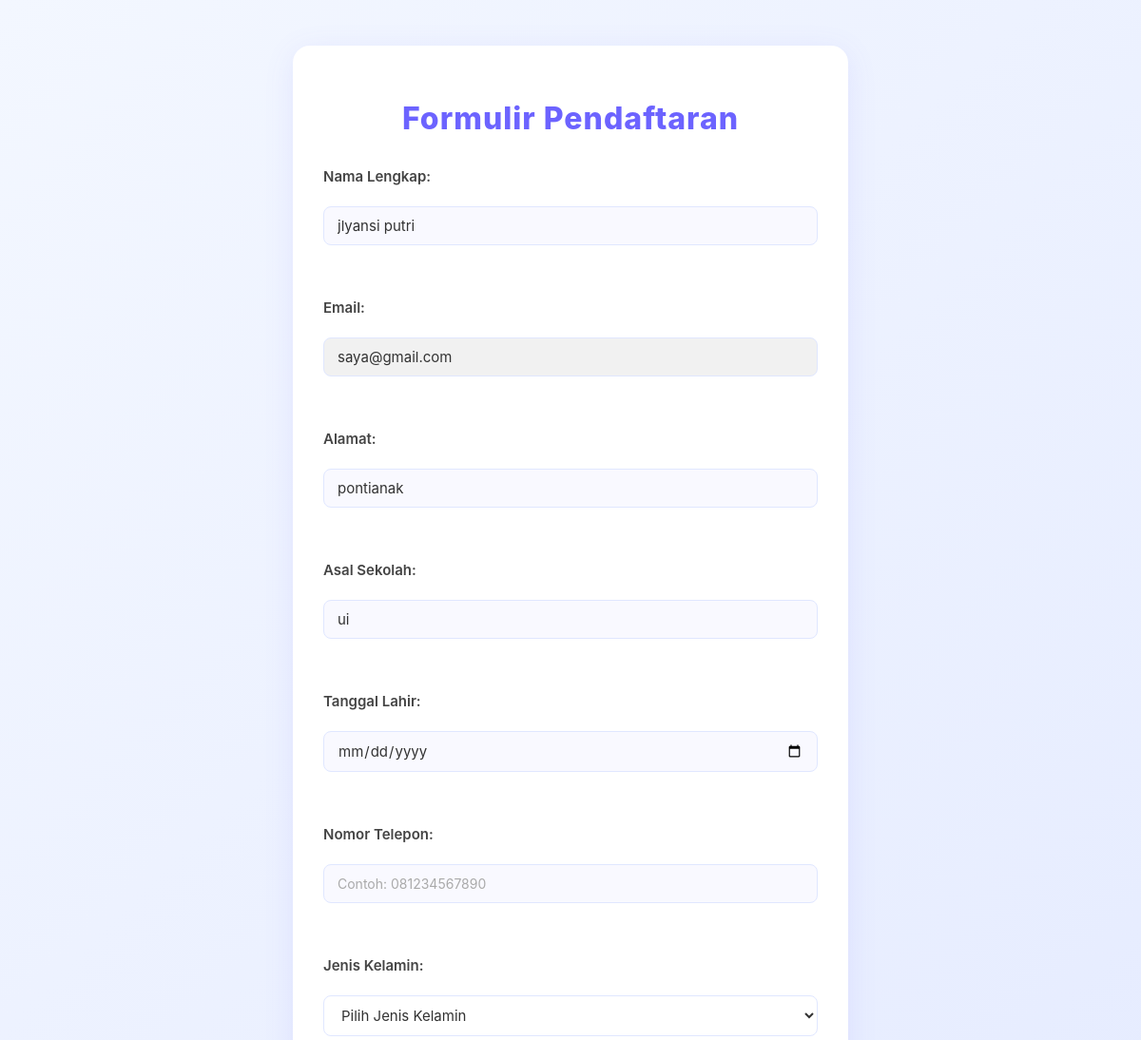
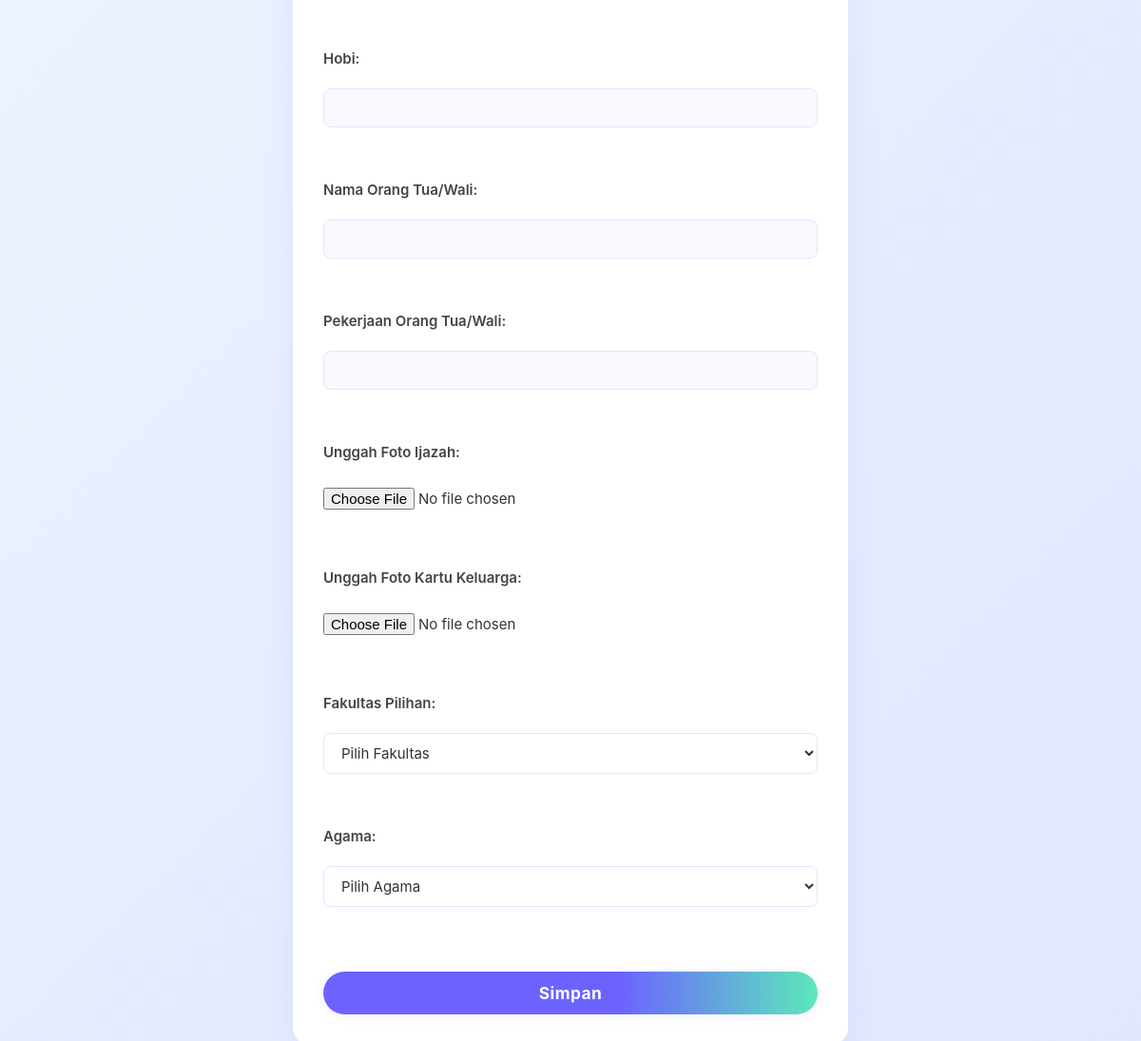
/form/2, run on an earlier commit of the app's database (2 pictures, top to bottom).
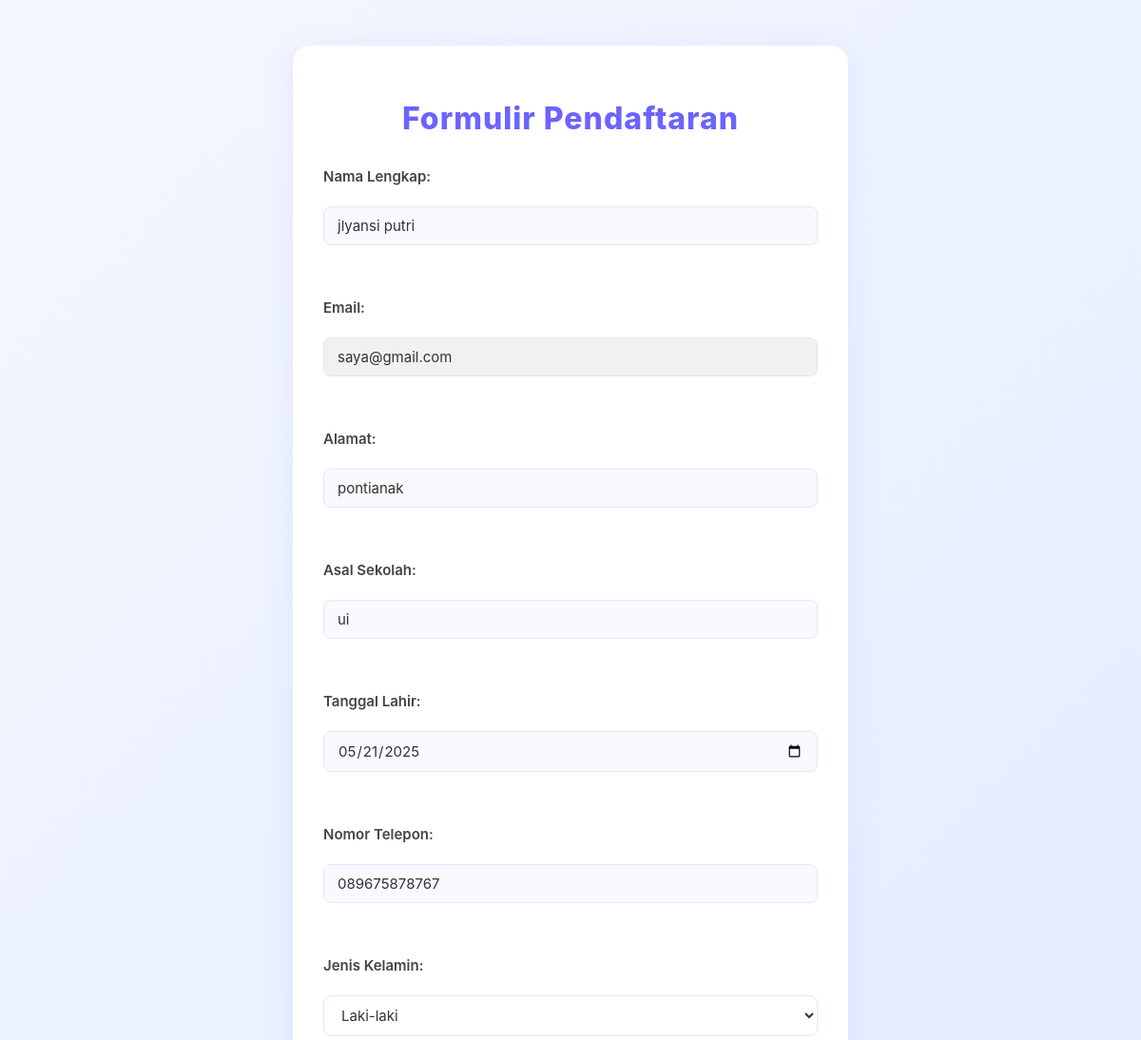
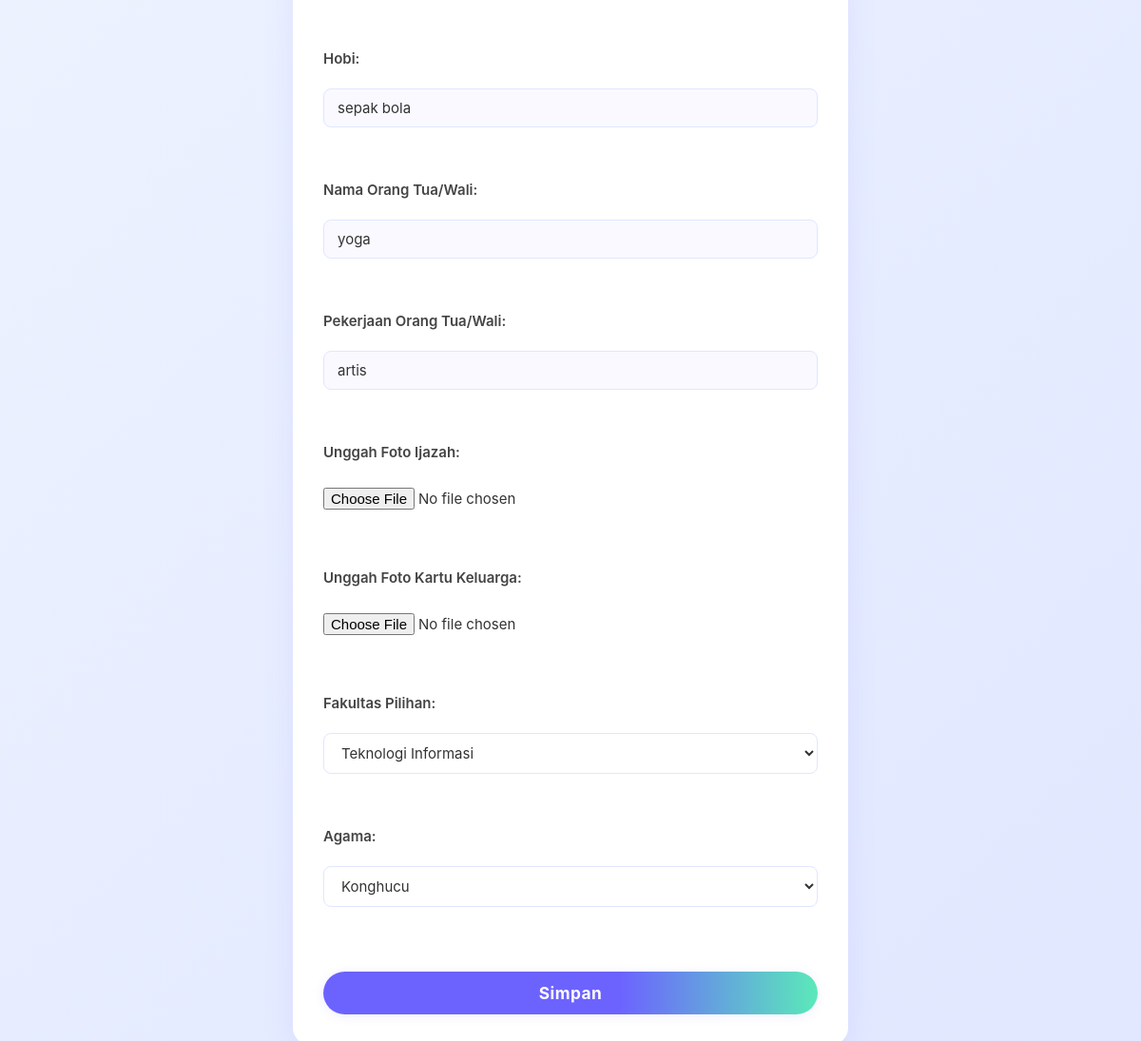
And on a later commit of the database (2 pictures, top to bottom).
### models.py (models this page shows)
class User(db.Model):
    id = db.Column(db.Integer, primary_key=True)
    name = db.Column(db.String(100), nullable=False)
    email = db.Column(db.String(100), unique=True, nullable=False)
    password = db.Column(db.String(100), nullable=False)
    address = db.Column(db.String(200))
    school = db.Column(db.String(100))
    birth_date = db.Column(db.Date)
    phone = db.Column(db.String(15))
    gender = db.Column(db.String(10))
    hobby = db.Column(db.String(100))
    parent_name = db.Column(db.String(100))
    parent_job = db.Column(db.String(100))
    ijazah = db.Column(db.String(200))  # Link ke file ijazah
    kk = db.Column(db.String(200))  # Link ke file kartu keluarga
    ijazah_confirmed = db.Column(db.Boolean, default=False)  # Status konfirmasi ijazah
    kk_confirmed = db.Column(db.Boolean, default=False)  # Status konfirmasi KK
    status = db.Column(db.String(20), default='Pending')  # Pending, Approved, Rejected
    created_at = db.Column(db.DateTime, default=datetime.utcnow)  # Waktu pendaftaran
    payment_status = db.Column(db.String(20), default='Pending')  # Pending, Approved, Rejected
    payment_proof = db.Column(db.String(200))  # Path ke file bukti pembayaran
    is_action_taken = db.Column(db.Boolean, default=False)  # True jika admin sudah mengambil tindakan
    is_payment_action_taken = db.Column(db.Boolean, default=False)  # True jika admin sudah mengambil tindakan pada pembayaran
    faculty = db.Column(db.String(100))  # Fakultas pilihan user
    religion = db.Column(db.String(30))  # Tambahkan ini

### app.py (the view, shortened to what this page needs)
@app.route('/form/<int:user_id>', methods=['GET', 'POST'])
def form(user_id):
    user = User.query.get(user_id)
    if not user:
        flash('User tidak ditemukan.')
        return redirect(url_for('dashboard_user', user_id=user_id))
    return render_template('form.html', user=user)

### templates/form.html (shortened to what this page needs)
<!DOCTYPE html>
<html>
<head>
    <link rel="stylesheet" type="text/css" href="{{ url_for('static', filename='css/form.css') }}">
</head>
<body>
    <div class="container">
        <h1>Formulir Pendaftaran</h1>
        <form method="POST" enctype="multipart/form-data">
            <label for="name">Nama Lengkap:</label>
            <input type="text" id="name" name="name" value="{{ user.name or '' }}" required><br>
            <label for="email">Email:</label>
            <input type="email" id="email" name="email" value="{{ user.email or '' }}" readonly><br>
            <label for="address">Alamat:</label>
            <input type="text" id="address" name="address" value="{{ user.address or '' }}" required><br>
            <label for="school">Asal Sekolah:</label>
            <input type="text" id="school" name="school" value="{{ user.school or '' }}" required><br>
            <label for="birth_date">Tanggal Lahir:</label>
            <input type="date" id="birth_date" name="birth_date" value="{{ user.birth_date or '' }}" required><br>
            <label for="phone">Nomor Telepon:</label>
            <input type="tel" id="phone" name="phone" value="{{ user.phone or '' }}" pattern="[0-9]{10,15}" placeholder="Contoh: 081234567890" required><br>
            <label for="gender">Jenis Kelamin:</label>
            <select id="gender" name="gender" required>
                <option value="" disabled selected>Pilih Jenis Kelamin</option>
                <option value="Laki-laki" {% if user.gender == 'Laki-laki' %}selected{% endif %}>Laki-laki</option>
            </select><br>
            <label for="hobby">Hobi:</label>
            <input type="text" id="hobby" name="hobby" value="{{ user.hobby or '' }}"><br>
            <label for="parent_name">Nama Orang Tua/Wali:</label>
            <input type="text" id="parent_name" name="parent_name" value="{{ user.parent_name or '' }}"><br>
            <label for="parent_job">Pekerjaan Orang Tua/Wali:</label>
            <input type="text" id="parent_job" name="parent_job" value="{{ user.parent_job or '' }}"><br>
            <label for="ijazah">Unggah Foto Ijazah:</label>
            <input type="file" id="ijazah" name="ijazah" accept="image/*"><br>
            <label for="kk">Unggah Foto Kartu Keluarga:</label>
            <input type="file" id="kk" name="kk" accept="image/*"><br>
            <label for="faculty">Fakultas Pilihan:</label>
            <select id="faculty" name="faculty" required>
                <option value="" disabled selected>Pilih Fakultas</option>
                <option value="Teknologi Informasi" {% if user.faculty == 'Teknologi Informasi' %}selected{% endif %}>Teknologi Informasi</option>
            </select><br>
            <label for="religion">Agama:</label>
            <select id="religion" name="religion" required>
                <option value="" disabled selected>Pilih Agama</option>
                <option value="Konghucu" {% if user.religion == 'Konghucu' %}selected{% endif %}>Konghucu</option>
            </select><br>
            <button type="submit">Simpan</button>
        </form>
    </div>
</body>
</html>

What changed in the data, as far as the page shows it:
changed User "jlyansi putri": birth_date (not shown) → "05/21/2025"; phone (not shown) → "089675878767"; gender (not shown) → "Laki-laki"; hobby (not shown) → "sepak bola"; parent_name (not shown) → "yoga"; parent_job (not shown) → "artis"; faculty (not shown) → "Teknologi Informasi"; religion (not shown) → "Konghucu"
Also different on the page:
form field gender: "Pilih Jenis Kelamin" → (not shown)
form field faculty: "Pilih Fakultas" → (not shown)
form field religion: "Pilih Agama" → (not shown)
